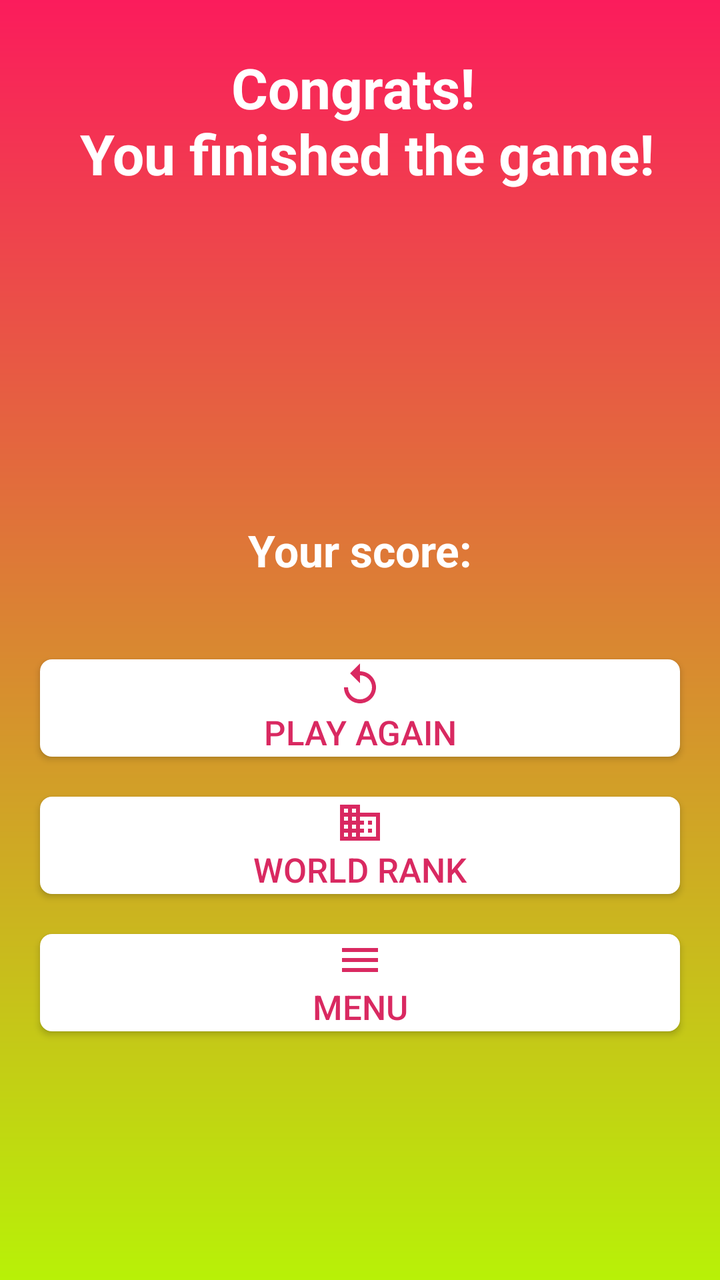
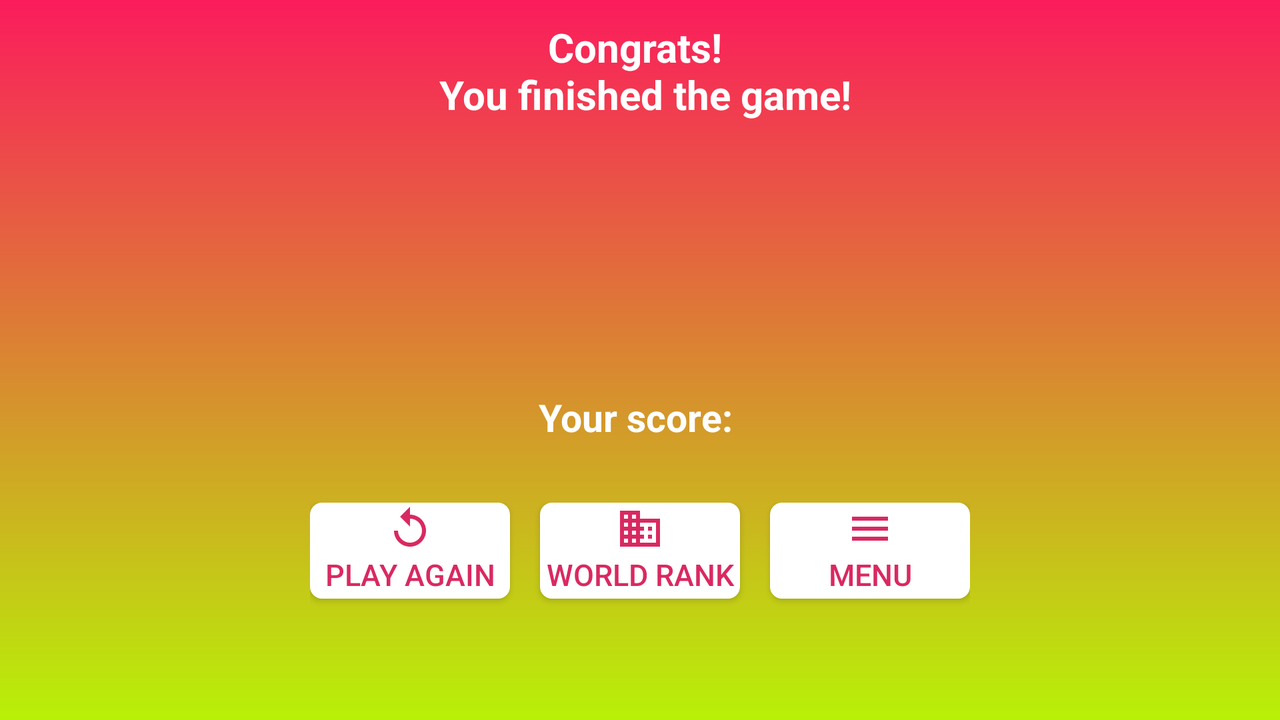

First picture: res/layout/ on a phone held upright. Second picture: the repository's own variant of that layout, on a device whose configuration matches the variant's folder. Source for both follows.
<!-- AndroidManifest.xml: activity theme AppTheme5 -->
<!-- res/layout/activity_the_end.xml -->
<?xml version="1.0" encoding="utf-8"?>
<androidx.constraintlayout.widget.ConstraintLayout xmlns:android="http://schemas.android.com/apk/res/android"
    xmlns:app="http://schemas.android.com/apk/res-auto"
    xmlns:tools="http://schemas.android.com/tools"
    android:layout_width="match_parent"
    android:layout_height="match_parent"
    android:background="@drawable/custom3"
    android:orientation="vertical"
    tools:context=".TheEndActivity">

    <TextView
        android:id="@+id/finished_text"
        android:layout_width="wrap_content"
        android:layout_height="wrap_content"
        android:layout_marginTop="25dp"
        android:gravity="center"
        android:text="@string/the_end"
        android:textColor="#fff"
        android:textSize="28sp"
        android:textStyle="bold"
        app:layout_constraintEnd_toEndOf="parent"
        app:layout_constraintStart_toStartOf="parent"
        app:layout_constraintTop_toTopOf="parent" />

    <ImageView
        android:id="@+id/profilePic"
        android:layout_width="120dp"
        android:layout_height="120dp"
        android:layout_marginTop="30dp"
        android:contentDescription="@string/todo7"
        app:layout_constraintEnd_toEndOf="parent"
        app:layout_constraintStart_toStartOf="parent"
        app:layout_constraintTop_toBottomOf="@+id/finished_text"
        tools:srcCompat="@tools:sample/avatars" />

    <TextView
        android:id="@+id/score"
        android:layout_width="wrap_content"
        android:layout_height="wrap_content"
        android:layout_marginTop="15dp"
        android:gravity="center"
        android:text="@string/score"
        android:textColor="#fff"
        android:textSize="22sp"
        android:textStyle="bold"
        app:layout_constraintEnd_toEndOf="parent"
        app:layout_constraintStart_toStartOf="parent"
        app:layout_constraintTop_toBottomOf="@+id/profilePic" />

    <Button
        android:id="@+id/play_again_button"
        android:layout_width="320dp"
        android:layout_height="wrap_content"
        android:layout_marginTop="40dp"
        android:layout_marginBottom="30dp"
        android:background="@drawable/custom_button5"
        android:drawableTop="@drawable/ic_baseline_replay_24"
        android:padding="1dp"
        android:text="@string/play_again"
        android:textAlignment="center"
        android:textColor="#D92961"
        android:textSize="17sp"
        app:layout_constraintEnd_toEndOf="parent"
        app:layout_constraintStart_toStartOf="parent"
        app:layout_constraintTop_toBottomOf="@+id/score" />

    <Button
        android:id="@+id/world_rank_button"
        android:layout_width="320dp"
        android:layout_height="wrap_content"
        android:layout_marginTop="20dp"
        android:background="@drawable/custom_button5"
        android:drawableTop="@drawable/ic_business_black_24dp"
        android:padding="1dp"
        android:text="@string/world_rank"
        android:textAlignment="center"
        android:textColor="#D92961"
        android:textSize="17sp"
        app:layout_constraintEnd_toEndOf="parent"
        app:layout_constraintStart_toStartOf="parent"
        app:layout_constraintTop_toBottomOf="@+id/play_again_button" />

    <Button
        android:id="@+id/menu"
        android:layout_width="320dp"
        android:layout_height="wrap_content"
        android:layout_marginTop="20dp"
        android:background="@drawable/custom_button5"
        android:drawableTop="@drawable/ic_baseline_menu_24"
        android:padding="1dp"
        android:text="@string/menu"
        android:textAlignment="center"
        android:textColor="#D92961"
        android:textSize="17sp"
        app:layout_constraintEnd_toEndOf="parent"
        app:layout_constraintStart_toStartOf="parent"
        app:layout_constraintTop_toBottomOf="@+id/world_rank_button" />

</androidx.constraintlayout.widget.ConstraintLayout>
<!-- resources referenced by this layout -->
<resources>
  <!-- drawable custom3 (drawable) -->
  <?xml version="1.0" encoding="utf-8"?>
  <shape xmlns:android="http://schemas.android.com/apk/res/android"
      android:shape="rectangle">
  
      <gradient
          android:angle="270"
          android:endColor="#B8F107"
          android:startColor="#FB1C5C"
          android:type="linear" />
  
  </shape>
  <!-- drawable custom_button5 (drawable) -->
  <?xml version="1.0" encoding="utf-8"?>
  <shape xmlns:android="http://schemas.android.com/apk/res/android" android:shape="rectangle">
  
      <corners android:radius="6dp" />
      <gradient android:startColor="#ffffff" android:endColor="#ffffff" android:type="linear" />
  
  </shape>
  <!-- drawable ic_baseline_menu_24 (drawable) -->
  <vector android:height="24dp" android:tint="#D92961"
      android:viewportHeight="24" android:viewportWidth="24"
      android:width="24dp" xmlns:android="http://schemas.android.com/apk/res/android">
      <path android:fillColor="@android:color/white" android:pathData="M3,18h18v-2L3,16v2zM3,13h18v-2L3,11v2zM3,6v2h18L21,6L3,6z"/>
  </vector>
  <!-- drawable ic_baseline_replay_24 (drawable) -->
  <vector android:height="24dp" android:tint="#D92961"
      android:viewportHeight="24" android:viewportWidth="24"
      android:width="24dp" xmlns:android="http://schemas.android.com/apk/res/android">
      <path android:fillColor="@android:color/white" android:pathData="M12,5V1L7,6l5,5V7c3.31,0 6,2.69 6,6s-2.69,6 -6,6 -6,-2.69 -6,-6H4c0,4.42 3.58,8 8,8s8,-3.58 8,-8 -3.58,-8 -8,-8z"/>
  </vector>
  <!-- drawable ic_business_black_24dp (drawable) -->
  <vector android:height="24dp" android:tint="#D92961"
      android:viewportHeight="24.0" android:viewportWidth="24.0"
      android:width="24dp" xmlns:android="http://schemas.android.com/apk/res/android">
      <path android:fillColor="#FF000000" android:pathData="M12,7L12,3L2,3v18h20L22,7L12,7zM6,19L4,19v-2h2v2zM6,15L4,15v-2h2v2zM6,11L4,11L4,9h2v2zM6,7L4,7L4,5h2v2zM10,19L8,19v-2h2v2zM10,15L8,15v-2h2v2zM10,11L8,11L8,9h2v2zM10,7L8,7L8,5h2v2zM20,19h-8v-2h2v-2h-2v-2h2v-2h-2L12,9h8v10zM18,11h-2v2h2v-2zM18,15h-2v2h2v-2z"/>
  </vector>
  <string name="menu">Menu</string>
  <string name="play_again">Play Again</string>
  <string name="score">Your score: </string>
  <string name="the_end">Congrats! \n You finished the game!</string>
  <string name="todo7">TODO</string>
  <string name="world_rank">World rank</string>
  <style name="AppTheme5" parent="Theme.AppCompat.Light.NoActionBar">
          
          <item name="colorPrimary">@color/colorPrimary</item>
          <item name="colorPrimaryDark">#F81355</item>
          <item name="colorAccent">#00B8D4</item>
      </style>
  <color name="colorPrimary">#6200EE</color>
</resources>
<!-- res/layout-land/activity_the_end.xml (the repository's variant of the layout above) -->
<!-- drawn on the phone turned sideways -->
<?xml version="1.0" encoding="utf-8"?>
<androidx.constraintlayout.widget.ConstraintLayout xmlns:android="http://schemas.android.com/apk/res/android"
    xmlns:app="http://schemas.android.com/apk/res-auto"
    xmlns:tools="http://schemas.android.com/tools"
    android:layout_width="match_parent"
    android:layout_height="match_parent"
    android:background="@drawable/custom3"
    android:orientation="vertical"
    tools:context=".TheEndActivity">

    <TextView
        android:id="@+id/finished_text"
        android:layout_width="wrap_content"
        android:layout_height="wrap_content"
        android:layout_marginTop="10dp"
        android:gravity="center"
        android:text="Congrats! \n You finished the game!"
        android:textColor="#fff"
        android:textSize="20sp"
        android:textStyle="bold"
        app:layout_constraintEnd_toEndOf="parent"
        app:layout_constraintStart_toStartOf="parent"
        app:layout_constraintTop_toTopOf="parent" />

    <ImageView
        android:id="@+id/profilePic"
        android:layout_width="100dp"
        android:layout_height="100dp"
        android:layout_marginTop="25dp"
        android:contentDescription="@string/todo7"
        app:layout_constraintEnd_toEndOf="parent"
        app:layout_constraintStart_toStartOf="parent"
        app:layout_constraintTop_toBottomOf="@+id/finished_text"
        tools:srcCompat="@tools:sample/avatars" />

    <TextView
        android:id="@+id/score"
        android:layout_width="wrap_content"
        android:layout_height="wrap_content"
        android:layout_marginTop="10dp"
        android:gravity="center"
        android:text="Your score: "
        android:textColor="#fff"
        android:textSize="19sp"
        android:textStyle="bold"
        app:layout_constraintEnd_toEndOf="parent"
        app:layout_constraintStart_toStartOf="parent"
        app:layout_constraintTop_toBottomOf="@+id/profilePic" />

    <LinearLayout
        android:id="@+id/linear_layout"
        android:layout_width="wrap_content"
        android:layout_height="wrap_content"
        android:layout_marginTop="30dp"
        android:orientation="horizontal"
        app:layout_constraintEnd_toEndOf="parent"
        app:layout_constraintStart_toStartOf="parent"
        app:layout_constraintTop_toBottomOf="@+id/score">

        <Button
            android:id="@+id/play_again_button"
            android:layout_width="100dp"
            android:layout_height="wrap_content"
            android:layout_marginEnd="15dp"
            android:layout_marginBottom="30dp"
            android:background="@drawable/custom_button5"
            android:drawableTop="@drawable/ic_baseline_replay_24"
            android:padding="1dp"
            android:text="@string/play_again"
            android:textColor="#D92961"
            android:textSize="15sp" />

        <Button
            android:id="@+id/world_rank_button"
            android:layout_width="100dp"
            android:layout_height="wrap_content"
            android:layout_marginEnd="15dp"
            android:background="@drawable/custom_button5"
            android:drawableTop="@drawable/ic_business_black_24dp"
            android:padding="1dp"
            android:text="@string/world_rank"
            android:textColor="#D92961"
            android:textSize="15sp" />

        <Button
            android:id="@+id/menu"
            android:layout_width="100dp"
            android:layout_height="wrap_content"
            android:background="@drawable/custom_button5"
            android:drawableTop="@drawable/ic_baseline_menu_24"
            android:padding="1dp"
            android:text="@string/menu"
            android:textColor="#D92961"
            android:textSize="15sp" />
    </LinearLayout>

</androidx.constraintlayout.widget.ConstraintLayout>
<!-- resources referenced by the variant -->
<!-- as the phone turned sideways resolves them -->
<resources>
  <!-- drawable custom3 (drawable) -->
  <?xml version="1.0" encoding="utf-8"?>
  <shape xmlns:android="http://schemas.android.com/apk/res/android"
      android:shape="rectangle">
  
      <gradient
          android:angle="270"
          android:endColor="#B8F107"
          android:startColor="#FB1C5C"
          android:type="linear" />
  
  </shape>
  <!-- drawable custom_button5 (drawable) -->
  <?xml version="1.0" encoding="utf-8"?>
  <shape xmlns:android="http://schemas.android.com/apk/res/android" android:shape="rectangle">
  
      <corners android:radius="6dp" />
      <gradient android:startColor="#ffffff" android:endColor="#ffffff" android:type="linear" />
  
  </shape>
  <!-- drawable ic_baseline_menu_24 (drawable) -->
  <vector android:height="24dp" android:tint="#D92961"
      android:viewportHeight="24" android:viewportWidth="24"
      android:width="24dp" xmlns:android="http://schemas.android.com/apk/res/android">
      <path android:fillColor="@android:color/white" android:pathData="M3,18h18v-2L3,16v2zM3,13h18v-2L3,11v2zM3,6v2h18L21,6L3,6z"/>
  </vector>
  <!-- drawable ic_baseline_replay_24 (drawable) -->
  <vector android:height="24dp" android:tint="#D92961"
      android:viewportHeight="24" android:viewportWidth="24"
      android:width="24dp" xmlns:android="http://schemas.android.com/apk/res/android">
      <path android:fillColor="@android:color/white" android:pathData="M12,5V1L7,6l5,5V7c3.31,0 6,2.69 6,6s-2.69,6 -6,6 -6,-2.69 -6,-6H4c0,4.42 3.58,8 8,8s8,-3.58 8,-8 -3.58,-8 -8,-8z"/>
  </vector>
  <!-- drawable ic_business_black_24dp (drawable) -->
  <vector android:height="24dp" android:tint="#D92961"
      android:viewportHeight="24.0" android:viewportWidth="24.0"
      android:width="24dp" xmlns:android="http://schemas.android.com/apk/res/android">
      <path android:fillColor="#FF000000" android:pathData="M12,7L12,3L2,3v18h20L22,7L12,7zM6,19L4,19v-2h2v2zM6,15L4,15v-2h2v2zM6,11L4,11L4,9h2v2zM6,7L4,7L4,5h2v2zM10,19L8,19v-2h2v2zM10,15L8,15v-2h2v2zM10,11L8,11L8,9h2v2zM10,7L8,7L8,5h2v2zM20,19h-8v-2h2v-2h-2v-2h2v-2h-2L12,9h8v10zM18,11h-2v2h2v-2zM18,15h-2v2h2v-2z"/>
  </vector>
  <string name="menu">Menu</string>
  <string name="play_again">Play Again</string>
  <string name="todo7">TODO</string>
  <string name="world_rank">World rank</string>
  <style name="AppTheme5" parent="Theme.AppCompat.Light.NoActionBar">
          
          <item name="colorPrimary">@color/colorPrimary</item>
          <item name="colorPrimaryDark">#F81355</item>
          <item name="colorAccent">#00B8D4</item>
      </style>
  <color name="colorPrimary">#6200EE</color>
</resources>
